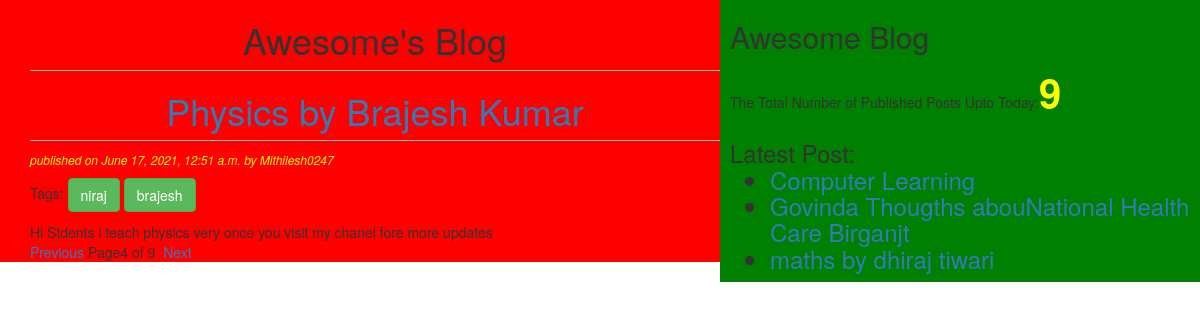
/?page=4, run on the app's committed database.
### blogapp/models.py (models this page shows, shortened)
class Post(models.Model):
	STATUS_CHOICES=(('draft','Draft'),('published','Published'))
	title=models.CharField(max_length=256)
	slug=models.SlugField(max_length=264,unique_for_date='publish')
	author=models.ForeignKey(User,related_name='blog_posts')
	body=models.TextField()
	publish=models.DateTimeField(default=timezone.now)
	created=models.DateTimeField(auto_now_add=True)
	updated=models.DateTimeField(auto_now=True)
	status=models.CharField(max_length=10,choices=STATUS_CHOICES,default='draft')
	objects=CustomManager()
	tags=TaggableManager()
	class Meta:
		ordering=('-publish',)
	def get_absolute_url(self):
	    return reverse('post_detail',args=[self.publish.year,
	    self.publish.strftime('%m'),self.publish.strftime('%d'),self.slug])

### blogapp/views.py (the view)
# urls.py: url(r'^$', views.post_list_view),
def post_list_view(request,tag_slug=None):
	post_list=Post.objects.all()
	tag=None
	if tag_slug:
		tag=get_object_or_404(Tag,slug=tag_slug)
		post_list=post_list.filter(tags__in=[tag])
	paginator=Paginator(post_list,1	)
	page_number=request.GET.get('page')
	try:
		post_list=paginator.page(page_number)
	except PageNotAnInteger:
		post_list=paginator.page(1)
	except EmptyPage:
	    post_list=paginator.page(paginator.num_pages)
	return render(request,'blog.html',{'post_list':post_list,'tag':tag})

### blogapp/templatetags/blog_tags.py (called while the page is built)
@register.simple_tag
def total_posts():
	return  Post.objects.count()

@register.inclusion_tag('latestpost.html')
def show_latest_posts():
    latest_posts=Post.objects.order_by('-publish')[:3]
    return{'latest_posts':latest_posts}

### blogapp/templates/blog.html (shortened to what this page needs)
{%extends 'base.html'%}
{%block content%}
<h1>Awesome's Blog</h1>
{%for post in post_list%}
<h1><a href="{{post.get_absolute_url}}">{{post.title}}</a></h1>
<p id="date">published on {{post.publish}} by {{post.author|title}}</p>
<p>Tags:
{% for tag in post.tags.all %}
<a href="{%url 'post_list_by_tag_name' tag.slug%}" class="btn btn-success">{{tag.name}}</a>
{% endfor %}
</p>
{{post.body}}
{%endfor%}
{%include 'pagination.html' with page=post_list%}
{%endblock%}

### blogapp/templates/latestpost.html
<ul>
	{% for post in latest_posts%}
	<li><a href="{{post.get_absolute_url}}">{{post.title}}</a></li>
	{%endfor%}
</ul>

### blogapp/static/blog.css (style rules this page uses)
h1 { text-align: center; border-bottom:1px solid #bbb; padding-bottom:10px; }
#date { color: yellow; font-size: 12px; font-style: italic; }

### data on the page
Post: title "Physics by Brajesh Kumar", publish "June 17, 2021, 12:51 a.m.", author "Mithilesh0247", body "Hi Stdents i teach physics very once you visit my chanel fore more updates"
Tag: name "niraj"
Tag: name "brajesh"
Post: title "Computer Learning"
Post: title "Govinda Thougths abouNational Health Care Birganjt"
Post: title "maths by dhiraj tiwari"

### other printed values
{{ page.number }} "4"
{{ page.paginator.num_pages }} "9"
